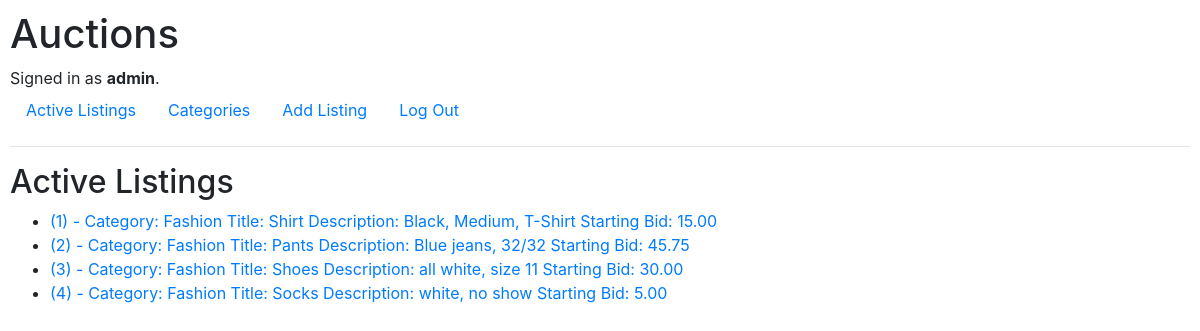
Page /Fashion (signed in) on the committed database.
### auctions/models.py (models this page shows)
class User(AbstractUser):
    pass

class Listing(models.Model):
    category = models.CharField(max_length=50)
    title = models.CharField(max_length=50)
    description = models.CharField(max_length=255)
    starting_bid = models.DecimalField(max_digits=9,decimal_places=2)
    def __str__(self):
        return f"({self.id}) - Category: {self.category}{chr(10)}Title: {self.title}{chr(10)}Description: {self.description}{chr(10)}Starting Bid: {self.starting_bid}"

### auctions/views.py (the view)
# urls.py: path("<str:category>", views.by_category, name="by_category")
def by_category(request, category):
    listings = Listing.objects.filter(category=category)
    return render(request, "auctions/index.html", {
        "listings": listings
    })

### auctions/templates/auctions/index.html
{% extends "auctions/layout.html" %}
{% block body %}
    <h2>Active Listings</h2>
    <ul>
    {% for listing in listings %}
        <li><a href="{% url 'auctions:listing' listing.id %}">{{listing}}</a></li>
    {% empty %}
        No Listings.
    {% endfor %}
    </ul>
{% endblock %}

### auctions/templates/auctions/layout.html (shortened to what this page needs)
{% load static %}
<!DOCTYPE html>
<html lang="en">
    <head>
        <link rel="stylesheet" href="https://stackpath.bootstrapcdn.com/bootstrap/4.4.1/css/bootstrap.min.css">
        <link href="{% static 'auctions/styles.css' %}" rel="stylesheet">
    </head>
    <body>
        <h1>Auctions</h1>
        <div>
            {% if user.is_authenticated %}
                Signed in as <strong>{{ user.username }}</strong>.
            {% else %}
                Not signed in.
            {% endif %}
        </div>
        <ul class="nav">
            <li class="nav-item">
                <a class="nav-link" href="{% url 'auctions:index' %}">Active Listings</a>
            </li>
            <li class="nav-item">
                <a class="nav-link" href="{% url 'auctions:categories' %}">Categories</a>
            </li>
            {% if user.is_authenticated %}
                <li class="nav-item">
                <a class="nav-link" href="{% url 'auctions:add' %}">Add Listing</a>
                </li>
                <li class="nav-item">
                    <a class="nav-link" href="{% url 'auctions:logout' %}">Log Out</a>
                </li>
            {% endif %}
        </ul>
        <hr>
        {% block body %}
        {% endblock %}
    </body>
</html>

### auctions/static/auctions/styles.css (style rules this page uses)
body { padding: 10px; }

### rows in the picture
User: username "admin"
Listing: id+category+title "(1) - Category: Fashion Title: Shirt Description: Black, Medium, T-Shirt Starting Bid: 15.00"
Listing: id+category+title "(2) - Category: Fashion Title: Pants Description: Blue jeans, 32/32 Starting Bid: 45.75"
Listing: id+category+title "(3) - Category: Fashion Title: Shoes Description: all white, size 11 Starting Bid: 30.00"
Listing: id+category+title "(4) - Category: Fashion Title: Socks Description: white, no show Starting Bid: 5.00"
